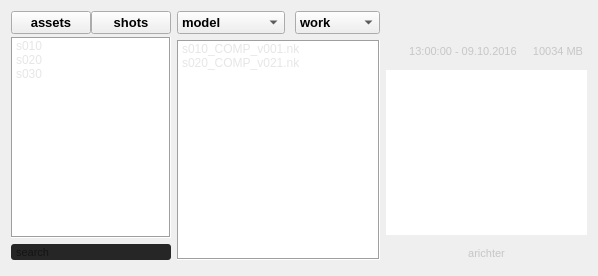
<?xml version="1.0" encoding="UTF-8"?>
<ui version="4.0">
 <class>wgLoad</class>
 <widget class="QWidget" name="wgLoad">
  <property name="geometry">
   <rect>
    <x>0</x>
    <y>0</y>
    <width>598</width>
    <height>276</height>
   </rect>
  </property>
  <property name="minimumSize">
   <size>
    <width>500</width>
    <height>250</height>
   </size>
  </property>
  <property name="windowTitle">
   <string>arLoad</string>
  </property>
  <property name="styleSheet">
   <string notr="true"/>
  </property>
  <layout class="QHBoxLayout" name="layMain" stretch="6,0,0">
   <property name="bottomMargin">
    <number>16</number>
   </property>
   <item>
    <layout class="QVBoxLayout" name="verticalLayout" stretch="0,0">
     <property name="spacing">
      <number>6</number>
     </property>
     <item>
      <layout class="QVBoxLayout" name="verticalLayout_3">
       <property name="spacing">
        <number>3</number>
       </property>
       <property name="bottomMargin">
        <number>0</number>
       </property>
       <item>
        <layout class="QHBoxLayout" name="horizontalLayout_3">
         <property name="spacing">
          <number>0</number>
         </property>
         <property name="bottomMargin">
          <number>0</number>
         </property>
         <item>
          <widget class="QPushButton" name="btnAssets">
           <property name="font">
            <font>
             <pointsize>10</pointsize>
             <weight>75</weight>
             <bold>true</bold>
            </font>
           </property>
           <property name="styleSheet">
            <string notr="true"/>
           </property>
           <property name="text">
            <string>assets</string>
           </property>
           <property name="checkable">
            <bool>false</bool>
           </property>
           <property name="autoExclusive">
            <bool>false</bool>
           </property>
           <property name="flat">
            <bool>false</bool>
           </property>
          </widget>
         </item>
         <item>
          <widget class="QPushButton" name="btnShots">
           <property name="font">
            <font>
             <pointsize>10</pointsize>
             <weight>75</weight>
             <bold>true</bold>
            </font>
           </property>
           <property name="text">
            <string>shots</string>
           </property>
           <property name="checkable">
            <bool>false</bool>
           </property>
           <property name="autoExclusive">
            <bool>false</bool>
           </property>
           <property name="flat">
            <bool>false</bool>
           </property>
          </widget>
         </item>
        </layout>
       </item>
       <item>
        <widget class="QListWidget" name="lstScene">
         <property name="minimumSize">
          <size>
           <width>150</width>
           <height>0</height>
          </size>
         </property>
         <property name="styleSheet">
          <string notr="true">color: rgb(230, 230, 230);</string>
         </property>
         <property name="frameShape">
          <enum>QFrame::Box</enum>
         </property>
         <property name="frameShadow">
          <enum>QFrame::Sunken</enum>
         </property>
         <item>
          <property name="text">
           <string>s010</string>
          </property>
         </item>
         <item>
          <property name="text">
           <string>s020</string>
          </property>
         </item>
         <item>
          <property name="text">
           <string>s030</string>
          </property>
         </item>
        </widget>
       </item>
      </layout>
     </item>
     <item>
      <layout class="QHBoxLayout" name="horizontalLayout_2">
       <property name="topMargin">
        <number>0</number>
       </property>
       <item>
        <widget class="QLineEdit" name="edtSearch">
         <property name="font">
          <font>
           <pointsize>8</pointsize>
          </font>
         </property>
         <property name="styleSheet">
          <string notr="true">background-color: rgb(38, 38, 38);
border-radius: 3px;
selection-background-color: rgb(50, 50, 50);

</string>
         </property>
         <property name="placeholderText">
          <string> search</string>
         </property>
        </widget>
       </item>
      </layout>
     </item>
    </layout>
   </item>
   <item>
    <layout class="QVBoxLayout" name="verticalLayout_2">
     <property name="rightMargin">
      <number>0</number>
     </property>
     <item>
      <layout class="QHBoxLayout" name="horizontalLayout">
       <property name="spacing">
        <number>10</number>
       </property>
       <property name="bottomMargin">
        <number>0</number>
       </property>
       <item>
        <widget class="QComboBox" name="cbxTask">
         <property name="minimumSize">
          <size>
           <width>0</width>
           <height>20</height>
          </size>
         </property>
         <property name="font">
          <font>
           <pointsize>10</pointsize>
           <weight>75</weight>
           <bold>true</bold>
          </font>
         </property>
         <item>
          <property name="text">
           <string>model</string>
          </property>
         </item>
         <item>
          <property name="text">
           <string>texture</string>
          </property>
         </item>
         <item>
          <property name="text">
           <string>shading</string>
          </property>
         </item>
         <item>
          <property name="text">
           <string>animation</string>
          </property>
         </item>
         <item>
          <property name="text">
           <string>lighting</string>
          </property>
         </item>
         <item>
          <property name="text">
           <string>fx</string>
          </property>
         </item>
         <item>
          <property name="text">
           <string>compositing</string>
          </property>
         </item>
        </widget>
       </item>
       <item>
        <widget class="QComboBox" name="cbxStatus">
         <property name="font">
          <font>
           <pointsize>10</pointsize>
           <weight>75</weight>
           <bold>true</bold>
          </font>
         </property>
         <item>
          <property name="text">
           <string>work</string>
          </property>
         </item>
         <item>
          <property name="text">
           <string>publish</string>
          </property>
         </item>
         <item>
          <property name="text">
           <string>render</string>
          </property>
         </item>
        </widget>
       </item>
      </layout>
     </item>
     <item>
      <widget class="QListWidget" name="lstVersion">
       <property name="minimumSize">
        <size>
         <width>0</width>
         <height>0</height>
        </size>
       </property>
       <property name="styleSheet">
        <string notr="true">color: rgb(230, 230, 230);</string>
       </property>
       <property name="frameShape">
        <enum>QFrame::Box</enum>
       </property>
       <property name="frameShadow">
        <enum>QFrame::Sunken</enum>
       </property>
       <item>
        <property name="text">
         <string>s010_COMP_v001.nk</string>
        </property>
       </item>
       <item>
        <property name="text">
         <string>s020_COMP_v021.nk</string>
        </property>
       </item>
      </widget>
     </item>
    </layout>
   </item>
   <item>
    <widget class="QWidget" name="widget" native="true">
     <property name="maximumSize">
      <size>
       <width>220</width>
       <height>16777215</height>
      </size>
     </property>
     <layout class="QVBoxLayout" name="verticalLayout_4" stretch="0,0,3,0">
      <property name="spacing">
       <number>12</number>
      </property>
      <property name="leftMargin">
       <number>0</number>
      </property>
      <property name="topMargin">
       <number>0</number>
      </property>
      <property name="rightMargin">
       <number>0</number>
      </property>
      <property name="bottomMargin">
       <number>0</number>
      </property>
      <item>
       <widget class="QPushButton" name="btnPreviewImg">
        <property name="sizePolicy">
         <sizepolicy hsizetype="Expanding" vsizetype="Expanding">
          <horstretch>0</horstretch>
          <verstretch>0</verstretch>
         </sizepolicy>
        </property>
        <property name="maximumSize">
         <size>
          <width>166666</width>
          <height>166666</height>
         </size>
        </property>
        <property name="text">
         <string/>
        </property>
        <property name="icon">
         <iconset resource="../../img/img.qrc">
          <normaloff>:/label/labels/default.png</normaloff>:/label/labels/default.png</iconset>
        </property>
        <property name="iconSize">
         <size>
          <width>220</width>
          <height>124</height>
         </size>
        </property>
        <property name="autoDefault">
         <bool>false</bool>
        </property>
        <property name="default">
         <bool>false</bool>
        </property>
        <property name="flat">
         <bool>true</bool>
        </property>
       </widget>
      </item>
      <item>
       <layout class="QHBoxLayout" name="horizontalLayout_12" stretch="0,2,0">
        <property name="leftMargin">
         <number>4</number>
        </property>
        <property name="rightMargin">
         <number>4</number>
        </property>
        <property name="bottomMargin">
         <number>0</number>
        </property>
        <item>
         <widget class="QLabel" name="lblSoftwareIcon">
          <property name="maximumSize">
           <size>
            <width>12</width>
            <height>12</height>
           </size>
          </property>
          <property name="text">
           <string/>
          </property>
          <property name="pixmap">
           <pixmap resource="../../img/img.qrc">:/software/software/default/maya.png</pixmap>
          </property>
          <property name="scaledContents">
           <bool>true</bool>
          </property>
         </widget>
        </item>
        <item>
         <widget class="QLabel" name="lblDate">
          <property name="minimumSize">
           <size>
            <width>0</width>
            <height>0</height>
           </size>
          </property>
          <property name="font">
           <font>
            <pointsize>8</pointsize>
           </font>
          </property>
          <property name="toolTip">
           <string>Date Modified</string>
          </property>
          <property name="styleSheet">
           <string notr="true">color: rgb(198, 198, 198);</string>
          </property>
          <property name="text">
           <string>13:00:00 - 09.10.2016 </string>
          </property>
          <property name="alignment">
           <set>Qt::AlignCenter</set>
          </property>
         </widget>
        </item>
        <item>
         <widget class="QLabel" name="lblFileSize">
          <property name="maximumSize">
           <size>
            <width>16777215</width>
            <height>16777215</height>
           </size>
          </property>
          <property name="font">
           <font>
            <pointsize>8</pointsize>
           </font>
          </property>
          <property name="toolTip">
           <string>File Size</string>
          </property>
          <property name="styleSheet">
           <string notr="true">color: rgb(198, 198, 198);</string>
          </property>
          <property name="text">
           <string>10034 MB</string>
          </property>
          <property name="alignment">
           <set>Qt::AlignRight|Qt::AlignTrailing|Qt::AlignVCenter</set>
          </property>
         </widget>
        </item>
       </layout>
      </item>
      <item>
       <widget class="QPlainTextEdit" name="edtComment">
        <property name="font">
         <font>
          <family>MS Shell Dlg 2</family>
          <weight>50</weight>
          <bold>false</bold>
         </font>
        </property>
        <property name="styleSheet">
         <string notr="true">color: rgb(198, 198, 198);</string>
        </property>
        <property name="frameShape">
         <enum>QFrame::NoFrame</enum>
        </property>
        <property name="frameShadow">
         <enum>QFrame::Plain</enum>
        </property>
        <property name="readOnly">
         <bool>true</bool>
        </property>
       </widget>
      </item>
      <item>
       <widget class="QLabel" name="lblUser">
        <property name="font">
         <font>
          <pointsize>8</pointsize>
         </font>
        </property>
        <property name="toolTip">
         <string>User Name</string>
        </property>
        <property name="styleSheet">
         <string notr="true">color: rgb(198, 198, 198);</string>
        </property>
        <property name="text">
         <string>arichter</string>
        </property>
        <property name="alignment">
         <set>Qt::AlignCenter</set>
        </property>
       </widget>
      </item>
     </layout>
    </widget>
   </item>
  </layout>
 </widget>
 <resources>
  <include location="../../img/img.qrc"/>
  <include location="../../img/img.qrc"/>
 </resources>
 <connections/>
</ui>
